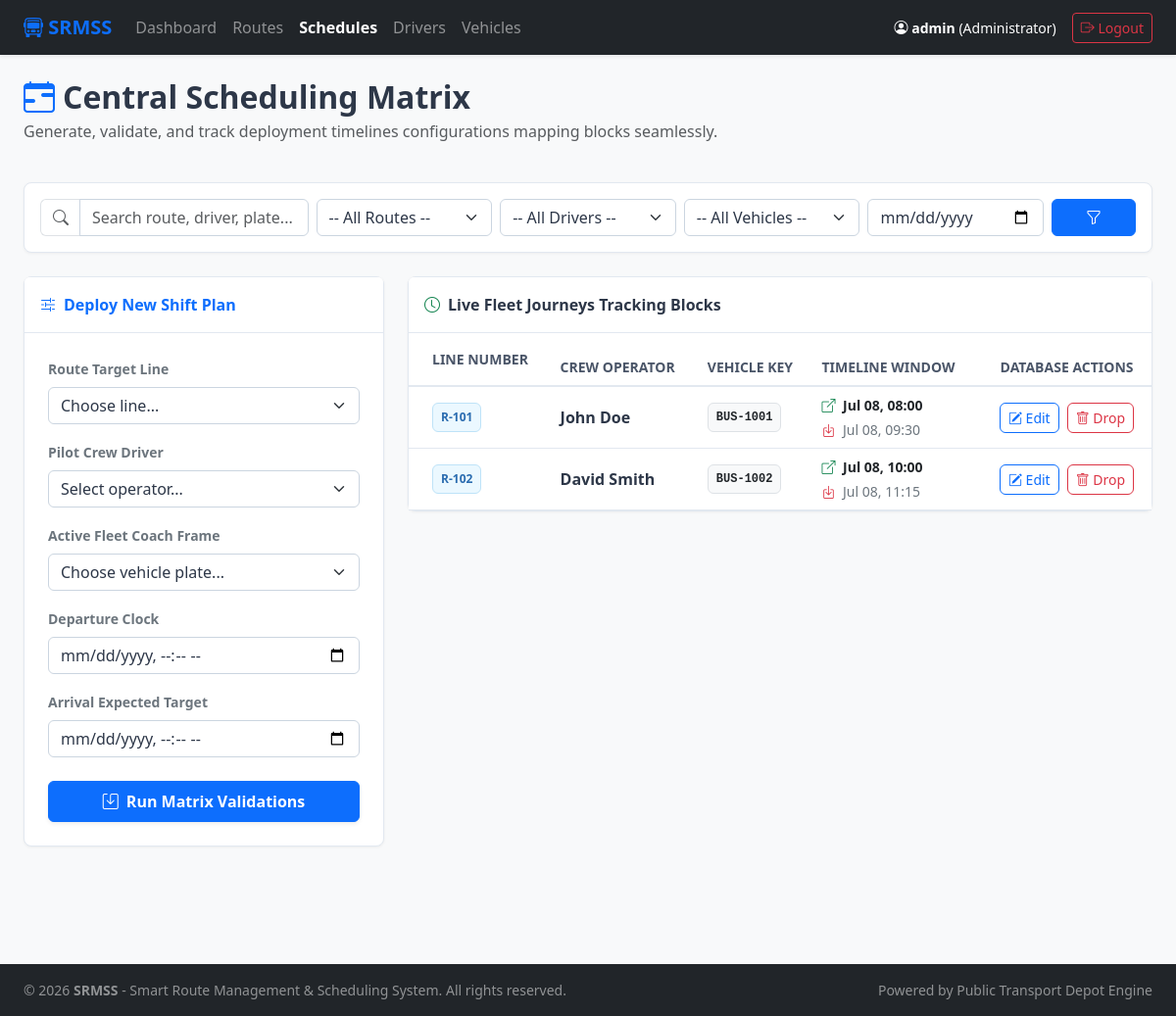
Screenshot of /schedules.php (signed in) with the database file from the repository.
### tables this page shows
CREATE TABLE `schedules` (
  `id` int(11) NOT NULL AUTO_INCREMENT,
  `route_id` int(11) NOT NULL,
  `driver_id` int(11) NOT NULL,
  `vehicle_id` int(11) NOT NULL,
  `departure_time` datetime NOT NULL,
  `arrival_time` datetime NOT NULL,
  `start_time` time NOT NULL,
  `end_time` time NOT NULL,
  PRIMARY KEY (`id`),
  KEY `route_id` (`route_id`),
  KEY `driver_id` (`driver_id`),
  KEY `vehicle_id` (`vehicle_id`),
  CONSTRAINT `schedules_ibfk_1` FOREIGN KEY (`route_id`) REFERENCES `routes` (`id`) ON DELETE CASCADE,
  CONSTRAINT `schedules_ibfk_2` FOREIGN KEY (`driver_id`) REFERENCES `drivers` (`id`) ON DELETE CASCADE,
  CONSTRAINT `schedules_ibfk_3` FOREIGN KEY (`vehicle_id`) REFERENCES `vehicles` (`id`) ON DELETE CASCADE
);

CREATE TABLE `routes` (
  `id` int(11) NOT NULL AUTO_INCREMENT,
  `route_number` varchar(20) NOT NULL,
  `start_location` varchar(100) NOT NULL,
  `end_location` varchar(100) NOT NULL,
  `distance_km` decimal(5,2) NOT NULL,
  `created_at` timestamp NOT NULL DEFAULT current_timestamp(),
  `depot_id` int(11) DEFAULT 1,
  PRIMARY KEY (`id`),
  UNIQUE KEY `route_number` (`route_number`),
  KEY `depot_id` (`depot_id`),
  CONSTRAINT `routes_ibfk_1` FOREIGN KEY (`depot_id`) REFERENCES `depots` (`id`) ON DELETE SET NULL
);

CREATE TABLE `drivers` (
  `id` int(11) NOT NULL AUTO_INCREMENT,
  `license_number` varchar(50) NOT NULL,
  `first_name` varchar(50) NOT NULL,
  `last_name` varchar(50) NOT NULL,
  `phone` varchar(20) DEFAULT NULL,
  `status` enum('Available','On Route','Leave') DEFAULT 'Available',
  `depot_id` int(11) DEFAULT 1,
  PRIMARY KEY (`id`),
  UNIQUE KEY `license_number` (`license_number`),
  KEY `depot_id` (`depot_id`),
  CONSTRAINT `drivers_ibfk_1` FOREIGN KEY (`depot_id`) REFERENCES `depots` (`id`) ON DELETE SET NULL
);

CREATE TABLE `vehicles` (
  `id` int(11) NOT NULL AUTO_INCREMENT,
  `plate_number` varchar(20) NOT NULL,
  `model` varchar(50) NOT NULL,
  `capacity` int(11) NOT NULL,
  `status` enum('Operational','Maintenance','Out of Service') DEFAULT 'Operational',
  `maintenance_notes` text DEFAULT NULL,
  `depot_id` int(11) DEFAULT 1,
  PRIMARY KEY (`id`),
  UNIQUE KEY `plate_number` (`plate_number`),
  KEY `depot_id` (`depot_id`),
  CONSTRAINT `vehicles_ibfk_1` FOREIGN KEY (`depot_id`) REFERENCES `depots` (`id`) ON DELETE SET NULL
);

### schedules.php (the view, shortened to what this page needs)
<?php
require_once 'config/db.php';
include_once 'includes/header.php';
$search_query = isset($_GET['search_query']) ? trim($_GET['search_query']) : '';
$filter_date = isset($_GET['filter_date']) ? trim($_GET['filter_date']) : '';
$query = "SELECT s.id, s.route_id, s.driver_id, s.vehicle_id, r.route_number, d.first_name, d.last_name, v.plate_number, s.start_time AS departure_time, s.end_time AS arrival_time
          FROM schedules s
          JOIN routes r ON s.route_id = r.id
          JOIN drivers d ON s.driver_id = d.id
          JOIN vehicles v ON s.vehicle_id = v.id
          WHERE 1=1";
$params = [];
$query .= " ORDER BY s.start_time ASC";
$stmt = $conn->prepare($query);
$stmt->execute($params);
$schedules = $stmt->fetchAll(PDO::FETCH_ASSOC);
?>
<div class="row animate-fade mb-5">
    <div class="col-md-12 mb-3">
        <h2 class="fw-bold text-custom-dark mb-1"><i class="bi bi-calendar-range text-primary me-2"></i>Central Scheduling Matrix</h2>
        <p class="text-muted">Generate, validate, and track deployment timelines configurations mapping blocks seamlessly.</p>
    </div>
    <div class="col-md-12 mb-4">
        <div class="card theme-card">
            <div class="card-body p-3">
                <form action="schedules.php" method="GET" class="row g-2 align-items-center">
                    <div class="col-md-3">
                        <div class="input-group">
                            <span class="input-group-text bg-white border-end-0 text-muted"><i class="bi bi-search"></i></span>
                            <input type="text" name="search_query" class="form-control theme-input border-start-0" placeholder="Search route, driver, plate..." value="<?php echo htmlspecialchars($search_query); ?>">
                        </div>
                    </div>
                    <div class="col-md-2">
                        <select name="filter_route" class="form-select theme-input">
                            <option value="">-- All Routes --</option>
                        </select>
                    </div>
                    <div class="col-md-2">
                        <select name="filter_driver" class="form-select theme-input">
                            <option value="">-- All Drivers --</option>
                        </select>
                    </div>
                    <div class="col-md-2">
                        <select name="filter_vehicle" class="form-select theme-input">
                            <option value="">-- All Vehicles --</option>
                        </select>
                    </div>
                    <div class="col-md-2">
                        <input type="date" name="filter_date" class="form-control theme-input" value="<?php echo htmlspecialchars($filter_date); ?>" title="Filter by Departure Date">
                    </div>
                    <div class="col-md-1 d-flex gap-1">
                        <button type="submit" class="btn btn-primary w-100 fw-semibold" title="Apply Search & Filters">
                            <i class="bi bi-funnel"></i>
                        </button>
                    </div>
                </form>
            </div>
        </div>
    </div>
    <div class="col-md-4 mb-4">
        <div class="card theme-card">
            <div class="card-header theme-card-header py-3 text-primary">
                <i class="bi bi-sliders2 me-2"></i>Deploy New Shift Plan
            </div>
            <div class="card-body p-4">
                <form action="schedules.php" method="POST">
                    <div class="mb-3">
                        <label class="form-label small fw-semibold text-secondary">Route Target Line</label>
                        <select name="route_id" class="form-select theme-input" required>
                            <option value="" disabled selected>Choose line...</option>
                        </select>
                    </div>
                    <div class="mb-3">
                        <label class="form-label small fw-semibold text-secondary">Pilot Crew Driver</label>
                        <select name="driver_id" class="form-select theme-input" required>
                            <option value="" disabled selected>Select operator...</option>
                        </select>
                    </div>
                    <div class="mb-3">
                        <label class="form-label small fw-semibold text-secondary">Active Fleet Coach Frame</label>
                        <select name="vehicle_id" class="form-select theme-input" required>
                            <option value="" disabled selected>Choose vehicle plate...</option>
                        </select>
                    </div>
                    <div class="mb-3">
                        <label class="form-label small fw-semibold text-secondary">Departure Clock</label>
                        <input type="datetime-local" name="departure_time" class="form-control theme-input" required>
                    </div>
                    <div class="mb-3">
                        <label class="form-label small fw-semibold text-secondary">Arrival Expected Target</label>
                        <input type="datetime-local" name="arrival_time" class="form-control theme-input" required>
                    </div>
                    <button type="submit" name="add_schedule" class="btn btn-primary w-100 fw-bold py-2 shadow-sm rounded-2 mt-2">
                        <i class="bi bi-save me-1"></i> Run Matrix Validations
                    </button>
                </form>
            </div>
        </div>
    </div>
    <div class="col-md-8">
        <div class="card theme-card">
            <div class="card-header theme-card-header py-3 text-custom-dark d-flex justify-content-between align-items-center">
                <span><i class="bi bi-clock text-success me-2"></i>Live Fleet Journeys Tracking Blocks</span>
            </div>
            <div class="card-body p-0">
                <div class="table-responsive">
                    <table class="table table-hover align-middle mb-0 text-custom-dark">
                        <thead class="table-header-row text-uppercase small">
                            <tr>
                                <th class="ps-4 py-3">Line Number</th>
                                <th>Crew Operator</th>
                                <th>Vehicle Key</th>
                                <th>Timeline Window</th>
                                <th class="text-center">Database Actions</th>
                            </tr>
                        </thead>
                        <tbody>
                            <?php if (empty($schedules)): ?>
                                <tr>
                                    <td colspan="5" class="text-center text-muted py-5">
                                        <i class="bi bi-search display-6 d-block mb-2 text-secondary"></i>
                                        No shift matrices tracked down operational deployment paths matching your criteria.
                                    </td>
                                </tr>
                            <?php else: ?>
                                <?php foreach ($schedules as $s): ?>
                                    <tr style="border-bottom: 1px solid #e2e8f0;">
                                        <td class="ps-4">
                                            <span class="badge border p-2 fw-bold" style="background-color: #ebf8ff; border-color: #bee3f8 !important; color: #2b6cb0;">
                                                <?php echo htmlspecialchars($s['route_number']); ?>
                                            </span>
                                        </td>
                                        <td class="fw-semibold text-custom-dark"><?php echo htmlspecialchars($s['first_name'] . ' ' . $s['last_name']); ?></td>
                                        <td><span class="badge bg-light text-dark border px-2 py-2 font-monospace"><?php echo htmlspecialchars($s['plate_number']); ?></span></td>
                                        <td>
                                            <div class="small fw-bold text-dark mb-1"><i class="bi bi-box-arrow-up-right text-success me-1"></i> <?php echo date('M d, H:i', strtotime($s['departure_time'])); ?></div>
                                            <div class="small text-secondary"><i class="bi bi-box-arrow-in-down text-danger me-1"></i> <?php echo date('M d, H:i', strtotime($s['arrival_time'])); ?></div>
                                        </td>
                                        <td class="text-center">
                                            <div class="d-flex justify-content-center gap-2">
                                                <button type="button" class="btn btn-sm btn-outline-primary rounded-2 px-2 py-1" data-bs-toggle="modal" data-bs-target="#editScheduleModal<?php echo $s['id']; ?>">
                                                    <i class="bi bi-pencil-square"></i> Edit
                                                </button>
                                                <a href="schedules.php?cancel_id=<?php echo $s['id']; ?>" onclick="return confirm('Drop and cancel this active route deployment plan?');" class="btn btn-sm btn-outline-danger rounded-2 px-2 py-1">
                                                    <i class="bi bi-trash"></i> Drop
                                                </a>
                                            </div>
                                        </td>
                                    </tr>
                                <?php endforeach; ?>
                            <?php endif; ?>
                        </tbody>
                    </table>
                </div>
            </div>
        </div>
    </div>
</div>
</div>
</body>
</html>

### schedules.php (style rules this page uses)
body { background-color: #f7fafc !important; color: #2d3748 !important; }
.theme-card { background-color: #ffffff !important; border: 1px solid #e2e8f0 !important; border-radius: 8px; box-shadow: 0 1px 3px rgba(0,0,0,0.05) !important; }
.theme-card-header { background-color: #ffffff !important; border-bottom: 1px solid #e2e8f0 !important; font-weight: 600; color: #2d3748; }
.theme-input { background-color: #ffffff !important; border: 1px solid #cbd5e0 !important; color: #2d3748 !important; border-radius: 6px; }
.table-header-row { background-color: #f7fafc !important; border-bottom: 2px solid #e2e8f0 !important; }
.table-header-row th { color: #4a5568 !important; font-weight: 600; }
.text-custom-dark { color: #2d3748 !important; }
.animate-fade { animation: fadeIn 0.2s ease-out; }

### rows the page displays
schedules: route.route_number "R-101", driver.last_name "John Doe", vehicle.plate_number "BUS-1001", start_time "Jul 08, 08:00", end_time "Jul 08, 09:30"
schedules: route.route_number "R-102", driver.last_name "David Smith", vehicle.plate_number "BUS-1002", start_time "Jul 08, 10:00", end_time "Jul 08, 11:15"

### other values shown
$_SESSION['username'] "admin"
$_SESSION['role'] "Administrator"
